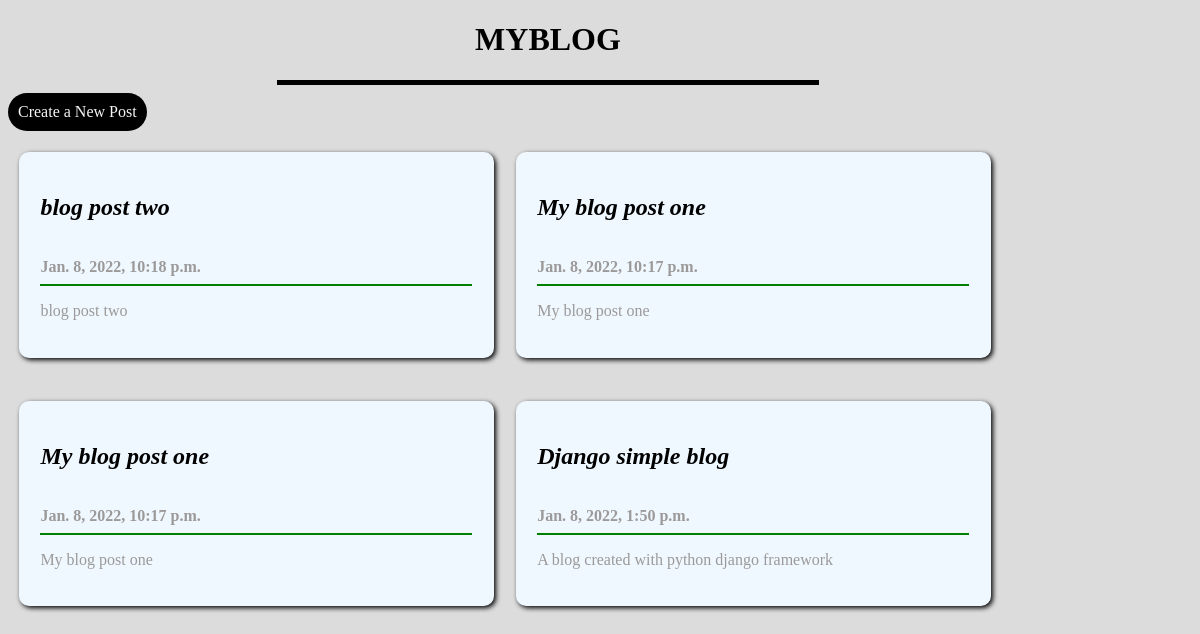
Before: / with the older database file.
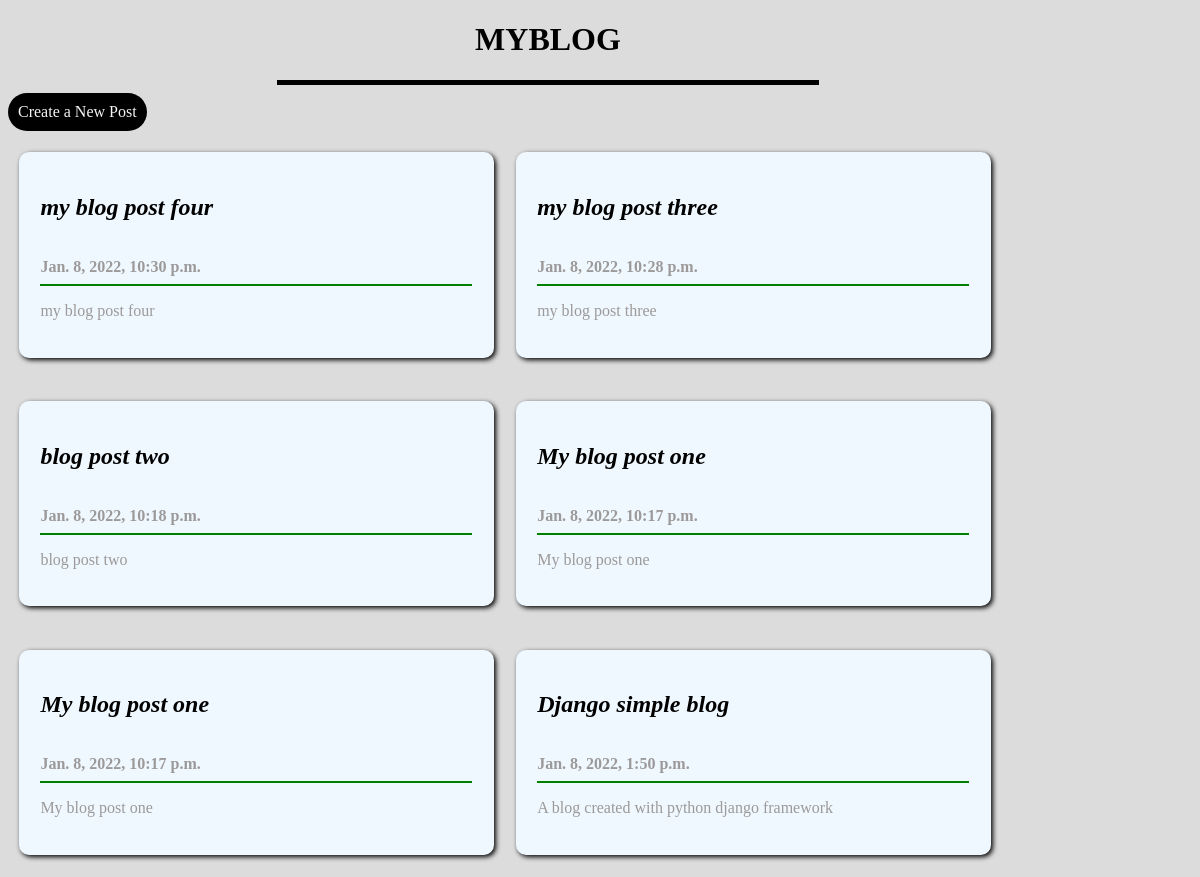
After: the same page with the newer database file.
### posts/models.py (models this page shows)
class Posts(models.Model):
    title = models.CharField(max_length=500)
    decs = models.TextField(max_length= 200000000)
    date_of_post = models.DateTimeField(datetime.now(), blank=True)

### posts/views.py (the view)
# urls.py: path('', views.index, name='index'),
def index(request):
    all_posts = Posts.objects.all()
    return render(request, 'posts/index.html', context={'posts': all_posts})

### templates/posts/index.html (shortened to what this page needs)
{% load static %}
<!DOCTYPE html>
<html>
<head>
    <link rel="stylesheet" href="{% static 'index.css' %}">
</head>
<body>
    <div class="header">
        <center>
            <h1>MYBLOG</h1>
            <hr color="black" width="50%" size="5px">
        </center>
    </div>
    <div class="addbtn">
        <center>
            <a href="{% url 'posts' %}"> Create a New Post</a>
        </center>
    </div>
    <div class="contents">
        {% for post in posts reversed %}
            <div class="article">
             <a href="post/{{post.id}}">
                <h2 class="title"> {{post.title}}</h2>
                <h6>{{post.date_of_post}}</h6>
                <hr color="green">
                <p>{{post.decs | truncatewords:20}}</p>
             </a>
            </div>
        {% endfor %}
    </div>
</body>
</html>

Changed rows visible on the page:
added Posts: title "my blog post four", date_of_post "Jan. 8, 2022, 10:30 p.m.", decs "my blog post four"
added Posts: title "my blog post three", date_of_post "Jan. 8, 2022, 10:28 p.m.", decs "my blog post three"
